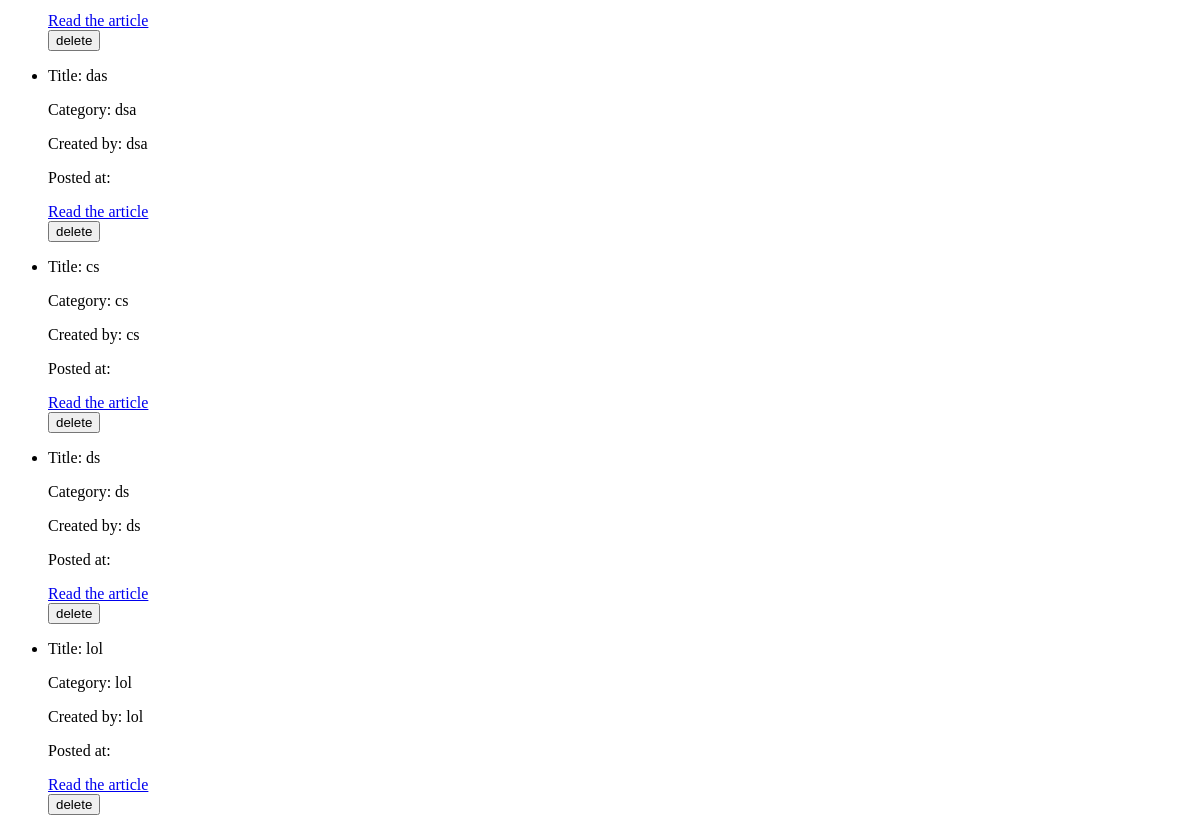
The app's page /blog/articles (lower part), older data.
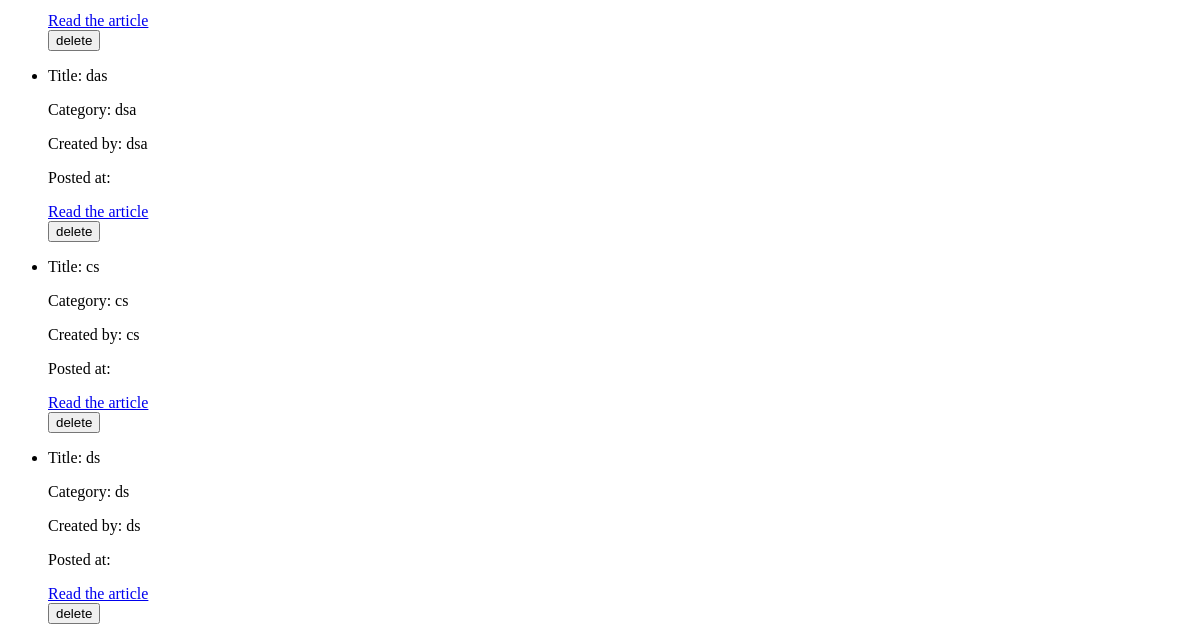
The same page, newer data.
### blog/models.py (models this page shows, shortened)
class ArticleModel(models.Model):
    title = models.CharField(max_length=100)
    category = models.CharField(max_length=100)
    author = models.CharField(max_length=100)
    content = models.TextField()
    createdAt = models.DateTimeField()

### blog/views.py (the view, shortened to what this page needs)
# urls.py: path('articles', Article.as_view()),
class Article(View):
    def get(self, request):
        articles = ArticleModel.objects.all()
        return render(request, "articles.html", {"articles": articles, "form": ArticleForm()})

### blog/forms.py
class ArticleForm(ModelForm):
    class Meta:
        model = ArticleModel
        fields = ["title", "category", "author", "content"]

### blog/templates/articles.html (shortened to what this page needs)
<!DOCTYPE html>
<html lang="en">
  <head>
  </head>
  <body>
    <ul>
      {% for article in articles %}
      <li>
        <p>Title: {{article.title}}</p>
        <p>Category: {{article.category}}</p>
        <p>Created by: {{article.author}}</p>
        <p>Posted at: {{article.created_at}}</p>
        <a href="http://localhost:8080/blog/articles/{{ article.id }}">Read the article</a>
        <form action="" method="post_delete">
        <input type=submit value="delete" />
        </form>
      </li>
      {% endfor %}
    </ul>
  </body>
</html>

Row changes from the older to the newer data that the page shows:
removed ArticleModel: title "lol", category "lol", author "lol"
